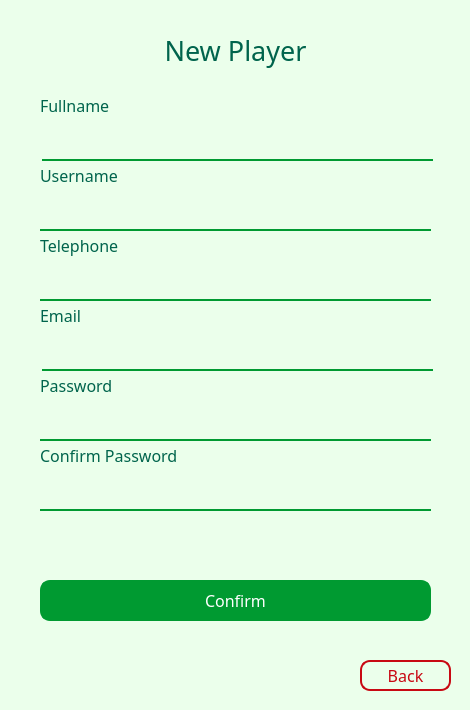
<?xml version="1.0" encoding="UTF-8"?>
<ui version="4.0">
 <class>Dialog</class>
 <widget class="QDialog" name="Dialog">
  <property name="geometry">
   <rect>
    <x>0</x>
    <y>0</y>
    <width>470</width>
    <height>710</height>
   </rect>
  </property>
  <property name="font">
   <font>
    <family>ZCOOL QingKe HuangYou</family>
    <pointsize>12</pointsize>
   </font>
  </property>
  <property name="windowTitle">
   <string>Board Game Community</string>
  </property>
  <property name="styleSheet">
   <string notr="true">background-color: rgb(235, 255, 235);</string>
  </property>
  <widget class="QLineEdit" name="ltxt_fullname">
   <property name="geometry">
    <rect>
     <x>42</x>
     <y>120</y>
     <width>391</width>
     <height>41</height>
    </rect>
   </property>
   <property name="styleSheet">
    <string notr="true">font: 12pt &quot;Bai Jamjuree&quot;;
border: 0px;
border-bottom: 2px solid rgb(0, 154, 49);
background-color: rgba(255, 255, 255, 0)</string>
   </property>
   <property name="text">
    <string/>
   </property>
  </widget>
  <widget class="QLineEdit" name="ltxt_username">
   <property name="geometry">
    <rect>
     <x>40</x>
     <y>190</y>
     <width>391</width>
     <height>41</height>
    </rect>
   </property>
   <property name="styleSheet">
    <string notr="true">font: 12pt &quot;Bai Jamjuree&quot;;
border: 0px;
border-bottom: 2px solid rgb(0, 154, 49);
background-color: rgba(255, 255, 255, 0)</string>
   </property>
  </widget>
  <widget class="QLabel" name="label">
   <property name="geometry">
    <rect>
     <x>40</x>
     <y>90</y>
     <width>211</width>
     <height>31</height>
    </rect>
   </property>
   <property name="font">
    <font>
     <family>ZCOOL QingKe HuangYou</family>
     <pointsize>12</pointsize>
     <weight>50</weight>
     <italic>false</italic>
     <bold>false</bold>
    </font>
   </property>
   <property name="styleSheet">
    <string notr="true">background-color: rgba(255, 255, 255, 0);
font: 12pt &quot;ZCOOL QingKe HuangYou&quot;;
color: rgb(0, 100, 76);</string>
   </property>
   <property name="text">
    <string>Fullname</string>
   </property>
  </widget>
  <widget class="QLabel" name="label_2">
   <property name="geometry">
    <rect>
     <x>40</x>
     <y>160</y>
     <width>211</width>
     <height>31</height>
    </rect>
   </property>
   <property name="font">
    <font>
     <family>ZCOOL QingKe HuangYou</family>
     <pointsize>12</pointsize>
     <weight>50</weight>
     <italic>false</italic>
     <bold>false</bold>
    </font>
   </property>
   <property name="styleSheet">
    <string notr="true">background-color: rgba(255, 255, 255, 0);
font: 12pt &quot;ZCOOL QingKe HuangYou&quot;;
color: rgb(0, 100, 76);</string>
   </property>
   <property name="text">
    <string>Username</string>
   </property>
  </widget>
  <widget class="QLabel" name="label_3">
   <property name="geometry">
    <rect>
     <x>40</x>
     <y>20</y>
     <width>391</width>
     <height>61</height>
    </rect>
   </property>
   <property name="font">
    <font>
     <family>ZCOOL QingKe HuangYou</family>
     <pointsize>20</pointsize>
     <weight>50</weight>
     <italic>false</italic>
     <bold>false</bold>
    </font>
   </property>
   <property name="styleSheet">
    <string notr="true">background-color: rgba(255, 255, 255, 0);
font: 20pt &quot;ZCOOL QingKe HuangYou&quot;;
color: rgb(0, 100, 76);</string>
   </property>
   <property name="text">
    <string>New Player</string>
   </property>
   <property name="textFormat">
    <enum>Qt::AutoText</enum>
   </property>
   <property name="alignment">
    <set>Qt::AlignCenter</set>
   </property>
  </widget>
  <widget class="QPushButton" name="btn_confirm">
   <property name="geometry">
    <rect>
     <x>40</x>
     <y>580</y>
     <width>391</width>
     <height>41</height>
    </rect>
   </property>
   <property name="styleSheet">
    <string notr="true">background-color:  rgb(0, 154, 49);
color: rgb(255, 255, 255);
font: 12pt &quot;ZCOOL QingKe HuangYou&quot;;
border-radius: 10px;
border: 2px solid rgb(0, 154, 49);</string>
   </property>
   <property name="text">
    <string>Confirm</string>
   </property>
  </widget>
  <widget class="QPushButton" name="btn_back">
   <property name="geometry">
    <rect>
     <x>360</x>
     <y>660</y>
     <width>91</width>
     <height>31</height>
    </rect>
   </property>
   <property name="styleSheet">
    <string notr="true">background-color:  rgba(0, 0, 0, 0);
color: rgb(200, 9, 19);
font: 12pt &quot;ZCOOL QingKe HuangYou&quot;;
border-radius: 10px;
border: 2px solid rgb(200, 9, 19);</string>
   </property>
   <property name="text">
    <string>Back</string>
   </property>
  </widget>
  <widget class="QLabel" name="label_4">
   <property name="geometry">
    <rect>
     <x>40</x>
     <y>230</y>
     <width>211</width>
     <height>31</height>
    </rect>
   </property>
   <property name="font">
    <font>
     <family>ZCOOL QingKe HuangYou</family>
     <pointsize>12</pointsize>
     <weight>50</weight>
     <italic>false</italic>
     <bold>false</bold>
    </font>
   </property>
   <property name="styleSheet">
    <string notr="true">background-color: rgba(255, 255, 255, 0);
font: 12pt &quot;ZCOOL QingKe HuangYou&quot;;
color: rgb(0, 100, 76);</string>
   </property>
   <property name="text">
    <string>Telephone</string>
   </property>
  </widget>
  <widget class="QLineEdit" name="ltxt_phone">
   <property name="geometry">
    <rect>
     <x>40</x>
     <y>260</y>
     <width>391</width>
     <height>41</height>
    </rect>
   </property>
   <property name="styleSheet">
    <string notr="true">font: 12pt &quot;Bai Jamjuree&quot;;
border: 0px;
border-bottom: 2px solid rgb(0, 154, 49);
background-color: rgba(255, 255, 255, 0)</string>
   </property>
  </widget>
  <widget class="QLabel" name="label_5">
   <property name="geometry">
    <rect>
     <x>40</x>
     <y>300</y>
     <width>211</width>
     <height>31</height>
    </rect>
   </property>
   <property name="font">
    <font>
     <family>ZCOOL QingKe HuangYou</family>
     <pointsize>12</pointsize>
     <weight>50</weight>
     <italic>false</italic>
     <bold>false</bold>
    </font>
   </property>
   <property name="styleSheet">
    <string notr="true">background-color: rgba(255, 255, 255, 0);
font: 12pt &quot;ZCOOL QingKe HuangYou&quot;;
color: rgb(0, 100, 76);</string>
   </property>
   <property name="text">
    <string>Email</string>
   </property>
  </widget>
  <widget class="QLabel" name="label_6">
   <property name="geometry">
    <rect>
     <x>40</x>
     <y>440</y>
     <width>211</width>
     <height>31</height>
    </rect>
   </property>
   <property name="font">
    <font>
     <family>ZCOOL QingKe HuangYou</family>
     <pointsize>12</pointsize>
     <weight>50</weight>
     <italic>false</italic>
     <bold>false</bold>
    </font>
   </property>
   <property name="styleSheet">
    <string notr="true">background-color: rgba(255, 255, 255, 0);
font: 12pt &quot;ZCOOL QingKe HuangYou&quot;;
color: rgb(0, 100, 76);</string>
   </property>
   <property name="text">
    <string>Confirm Password</string>
   </property>
  </widget>
  <widget class="QLineEdit" name="ltxt_confirmPassword">
   <property name="geometry">
    <rect>
     <x>40</x>
     <y>470</y>
     <width>391</width>
     <height>41</height>
    </rect>
   </property>
   <property name="styleSheet">
    <string notr="true">font: 12pt &quot;Bai Jamjuree&quot;;
border: 0px;
border-bottom: 2px solid rgb(0, 154, 49);
background-color: rgba(255, 255, 255, 0)</string>
   </property>
  </widget>
  <widget class="QLineEdit" name="ltxt_email">
   <property name="geometry">
    <rect>
     <x>42</x>
     <y>330</y>
     <width>391</width>
     <height>41</height>
    </rect>
   </property>
   <property name="styleSheet">
    <string notr="true">font: 12pt &quot;Bai Jamjuree&quot;;
border: 0px;
border-bottom: 2px solid rgb(0, 154, 49);
background-color: rgba(255, 255, 255, 0)</string>
   </property>
   <property name="text">
    <string/>
   </property>
  </widget>
  <widget class="QLabel" name="label_7">
   <property name="geometry">
    <rect>
     <x>40</x>
     <y>370</y>
     <width>211</width>
     <height>31</height>
    </rect>
   </property>
   <property name="font">
    <font>
     <family>ZCOOL QingKe HuangYou</family>
     <pointsize>12</pointsize>
     <weight>50</weight>
     <italic>false</italic>
     <bold>false</bold>
    </font>
   </property>
   <property name="styleSheet">
    <string notr="true">background-color: rgba(255, 255, 255, 0);
font: 12pt &quot;ZCOOL QingKe HuangYou&quot;;
color: rgb(0, 100, 76);</string>
   </property>
   <property name="text">
    <string>Password</string>
   </property>
  </widget>
  <widget class="QLineEdit" name="ltxt_password">
   <property name="geometry">
    <rect>
     <x>40</x>
     <y>400</y>
     <width>391</width>
     <height>41</height>
    </rect>
   </property>
   <property name="styleSheet">
    <string notr="true">font: 12pt &quot;Bai Jamjuree&quot;;
border: 0px;
border-bottom: 2px solid rgb(0, 154, 49);
background-color: rgba(255, 255, 255, 0)</string>
   </property>
  </widget>
 </widget>
 <resources/>
 <connections/>
</ui>
